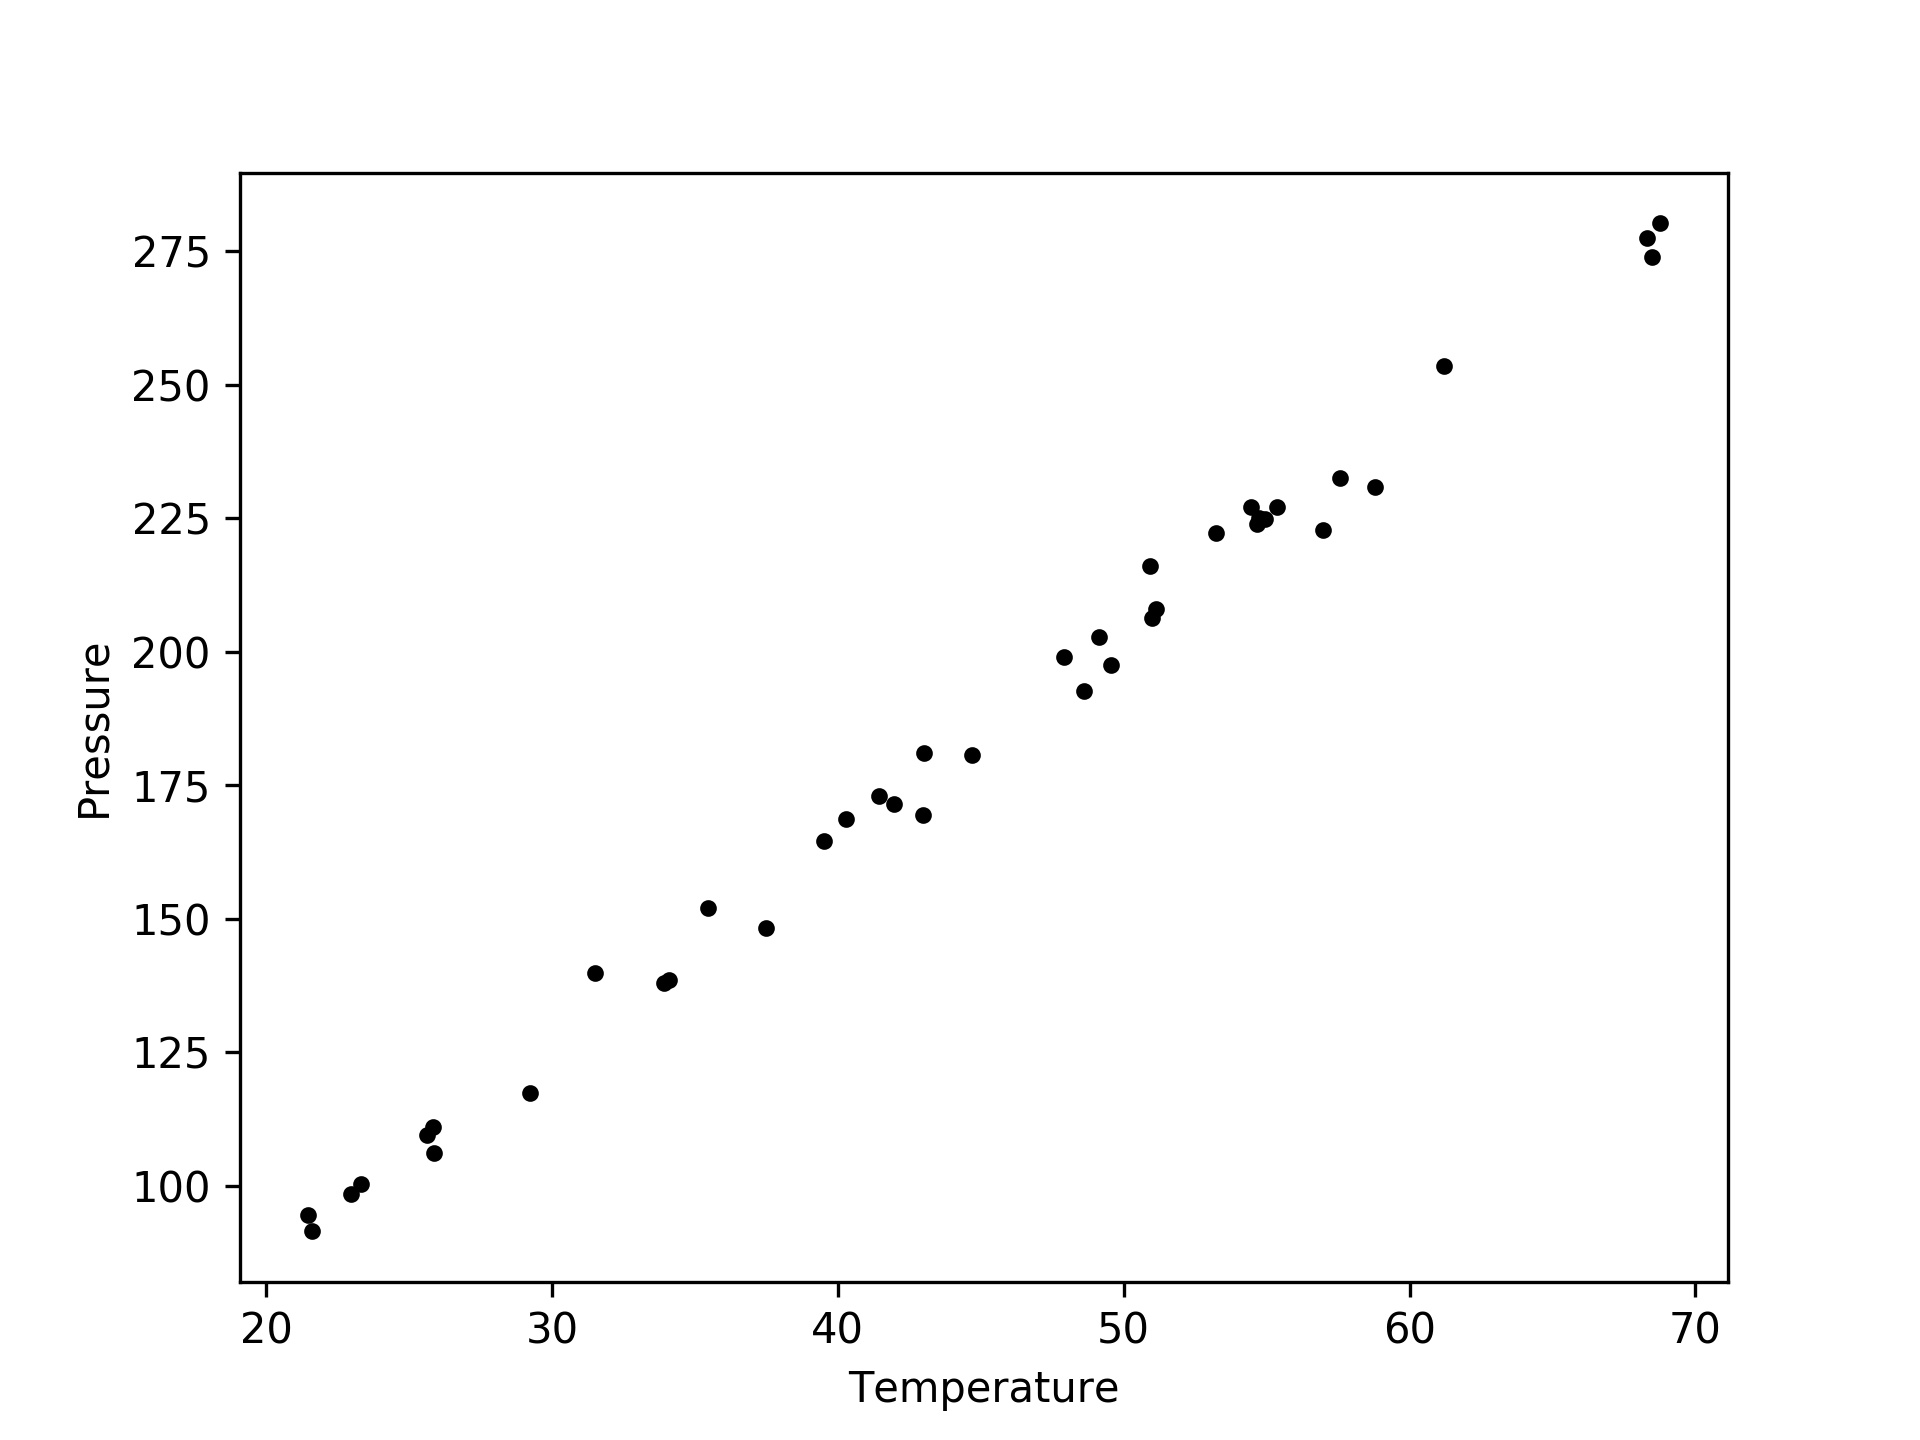

Write Python code to recreate this figure.
# _*_ coding: utf-8 _*_

import numpy as np
import matplotlib.pyplot as plt

# read data from .txt file

data=np.loadtxt('PT.txt',skiprows=2)

# set file data to variable T,P
# T corresponding to data file row 3
# P corresponding to data file row 4

T=data[:,3]
P=data[:,4]

# draw graph

plt.plot(T,P,'k.')
plt.xlabel('Temperature')
plt.ylabel('Pressure')
plt.savefig('41.jpg',dpi=300)
plt.show()
print('plot down')

# fit the P vs T

A=np.vstack([T**0,T]).T
b=P

x,res,rank,s=np.linalg.lstsq(A,b)
intercept,slope=x

print('b,m=',intercept,slope)

n=len(b)
k=len(x)

sigma2=np.sum((b-np.dot(A,x))**2)/(n-k)

C=sigma2*np.linalg.inv(np.dot(A.T,A))
se=np.sqrt(np.diag(C))

from scipy.stats.distributions import t

alpha=0.05

sT=t.ppf(1-alpha/2.0,n-k)
CI=sT*se

print('CI = ',CI)

for beta,c1 in zip(x,CI):
    print('[{0} {1}]'.format(beta-c1,beta+c1))

# average

ybar=np.mean(P)
SStot=np.sum((P-ybar)**2)
SSerr=np.sum((P-np.dot(A,x))**2)
R2=1-SSerr/SStot

print(R2)

# draw graph

plt.figure()
plt.clf()
plt.plot(T,P,'k.',T,np.dot(A,x),'b-')
plt.xlabel('Temperature')
plt.ylabel('Pressure')
plt.title('R^2 = {0:1.3f}'.format(R2))
plt.savefig('41-1.jpg',dpi=300)
plt.show()
print('plot done')

# calculate residuals

residuals=P-np.dot(A,x)

# draw graph

plt.figure()
f,(ax1,ax2,ax3)=plt.subplots(3)

ax1.plot(T,residuals,'ko')
ax1.set_xlabel('Temperature')

run_order=data[:,0]
ax2.plot(run_order,residuals,'ko')
ax2.set_xlabel('run order')

ambientT=data[:,2]
ax3.plot(ambientT,residuals,'ko')
ax3.set_xlabel('ambient temperature')

plt.tight_layout()
plt.savefig('41-2.jpg',dpi=300)
plt.show()

print('plot done')

# judge the correlations with residual[i] and residuals[i-1]
# if they have no relations, comfire that model is good

plt.figure()
plt.clf()
plt.plot(residuals[1:-1],residuals[0:-2],'ko')
plt.xlabel('residual[i]')
plt.ylabel('residual[i-1]')
plt.savefig('41-3.jpg',dpi=300)
plt.show()
print('plot done')

